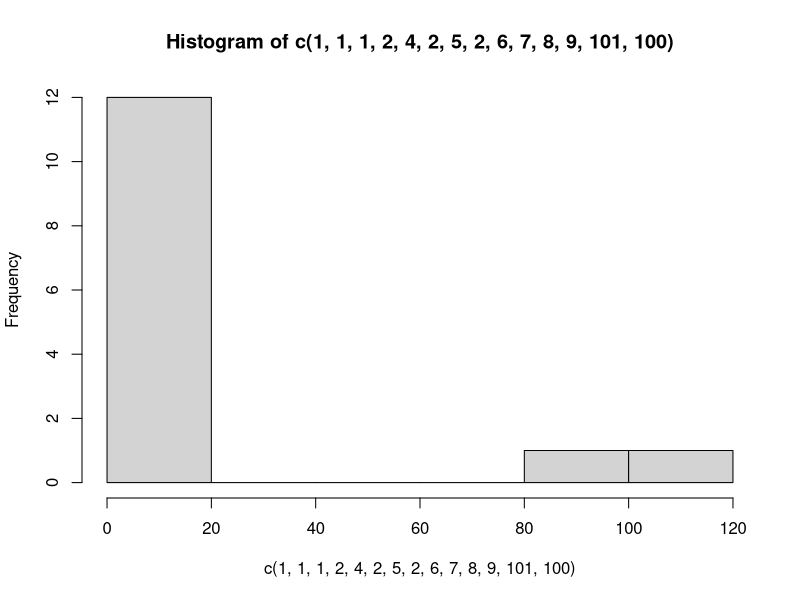

Source code (R):
####################################################################################
### Exercise 2                                                                   
####################################################################################

# Generate a new histogram with the command 
hist(c(1,1,1,2,4,2,5,2,6,7,8,9,101,100))

# Try to understand what information is shown in the plot that you have created.

# Save the graphic as a pdf file on your desktop.
